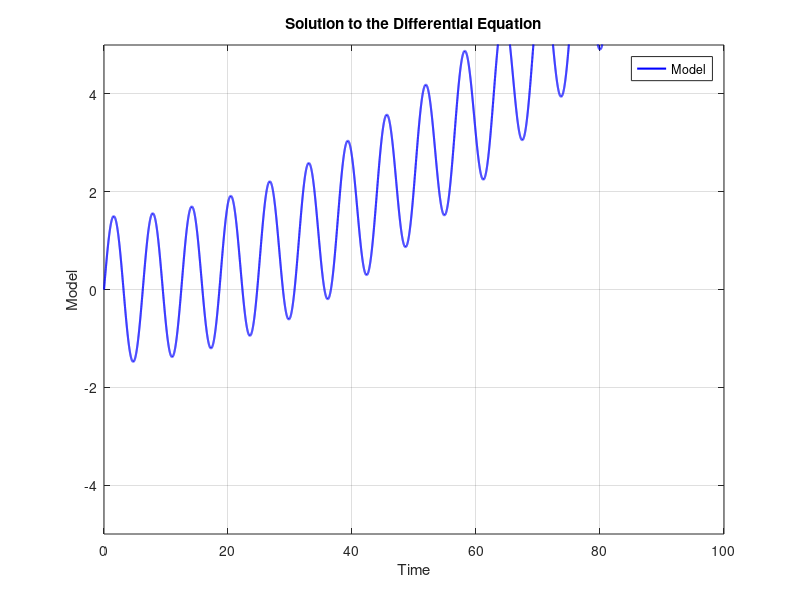

Recreate this plot in MATLAB.
clear

x = 0:0.01:100; % Define x
model = (0.002 * cos(x)) + (1.5 * sin(x)) + (0.001 * x .^ 2) - 0.002;

% Create a figure
figure;

% Plot the model
plot(x, model, 'b-', 'LineWidth', 1.5); % Use x instead of t
hold on;

% Set new y-axis limits to make the plot clearer
ylim([-5 5]); % Adjust the limits as needed

% Labels and title
xlabel("Time");
ylabel("Model");
title("Solution to the Differential Equation");
legend('Model', 'Location', 'Best');
grid on;

% Release the hold
hold off;

